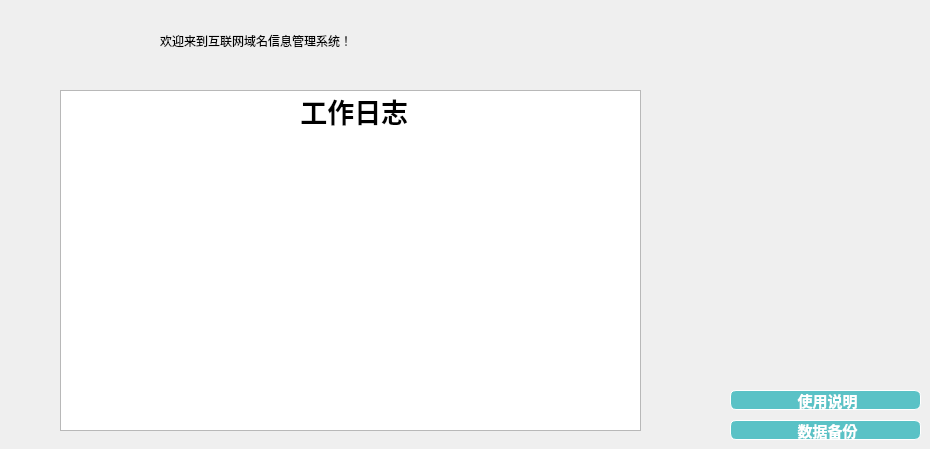
    <widget class="QWidget" name="page_6">
     <property name="styleSheet">
      <string notr="true"/>
     </property>
     <widget class="QLabel" name="label_20">
      <property name="geometry">
       <rect>
        <x>160</x>
        <y>10</y>
        <width>577</width>
        <height>61</height>
       </rect>
      </property>
      <property name="styleSheet">
       <string notr="true">font: 700 24pt &quot;Microsoft YaHei UI&quot;;</string>
      </property>
      <property name="text">
       <string>欢迎来到互联网域名信息管理系统！</string>
      </property>
     </widget>
     <widget class="QPushButton" name="sure_4">
      <property name="geometry">
       <rect>
        <x>730</x>
        <y>420</y>
        <width>191</width>
        <height>20</height>
       </rect>
      </property>
      <property name="styleSheet">
       <string notr="true">QPushButton {
	border: 0.5px solid white;
	border-radius: 6px;
	background-color: rgb(90, 194, 198);
	min-width: 80px;
	font-family: &quot;Times New Roman&quot;;
	font-size: 11pt;
	font-weight: bold;
	color: white;
}

QPushButton:hover {
	border: 0.5px solid white;
	border-radius: 6px;
	background-color: #1fab89;
	min-width: 80px;
	font-family: &quot;Times New Roman&quot;;
	font-size: 10pt;
	font-weight: bold;
	color: white;
}</string>
      </property>
      <property name="text">
       <string> 数据备份</string>
      </property>
     </widget>
     <widget class="QPushButton" name="sure_5">
      <property name="geometry">
       <rect>
        <x>730</x>
        <y>390</y>
        <width>191</width>
        <height>20</height>
       </rect>
      </property>
      <property name="styleSheet">
       <string notr="true">QPushButton {
	border: 0.5px solid white;
	border-radius: 6px;
	background-color: rgb(90, 194, 198);
	min-width: 80px;
	font-family: &quot;Times New Roman&quot;;
	font-size: 11pt;
	font-weight: bold;
	color: white;
}

QPushButton:hover {
	border: 0.5px solid white;
	border-radius: 6px;
	background-color: #1fab89;
	min-width: 80px;
	font-family: &quot;Times New Roman&quot;;
	font-size: 10pt;
	font-weight: bold;
	color: white;
}</string>
      </property>
      <property name="text">
       <string> 使用说明</string>
      </property>
     </widget>
     <widget class="QListWidget" name="listWidget_2">
      <property name="geometry">
       <rect>
        <x>60</x>
        <y>90</y>
        <width>581</width>
        <height>341</height>
       </rect>
      </property>
      <item>
       <property name="text">
        <string> 工作日志</string>
       </property>
       <property name="font">
        <font>
         <pointsize>20</pointsize>
         <bold>true</bold>
        </font>
       </property>
       <property name="textAlignment">
        <set>AlignCenter</set>
       </property>
       <property name="background">
        <brush brushstyle="NoBrush">
         <color alpha="255">
          <red>255</red>
          <green>0</green>
          <blue>0</blue>
         </color>
        </brush>
       </property>
      </item>
     </widget>
    </widget>
